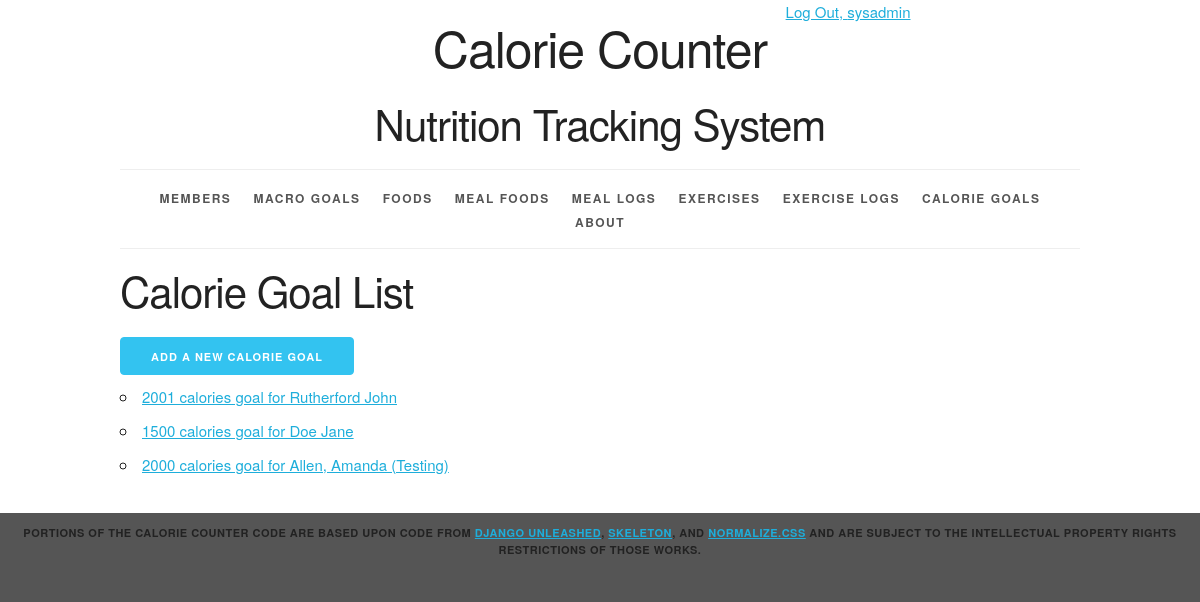
Page /caloriegoal/ (signed in) on the earlier database version.
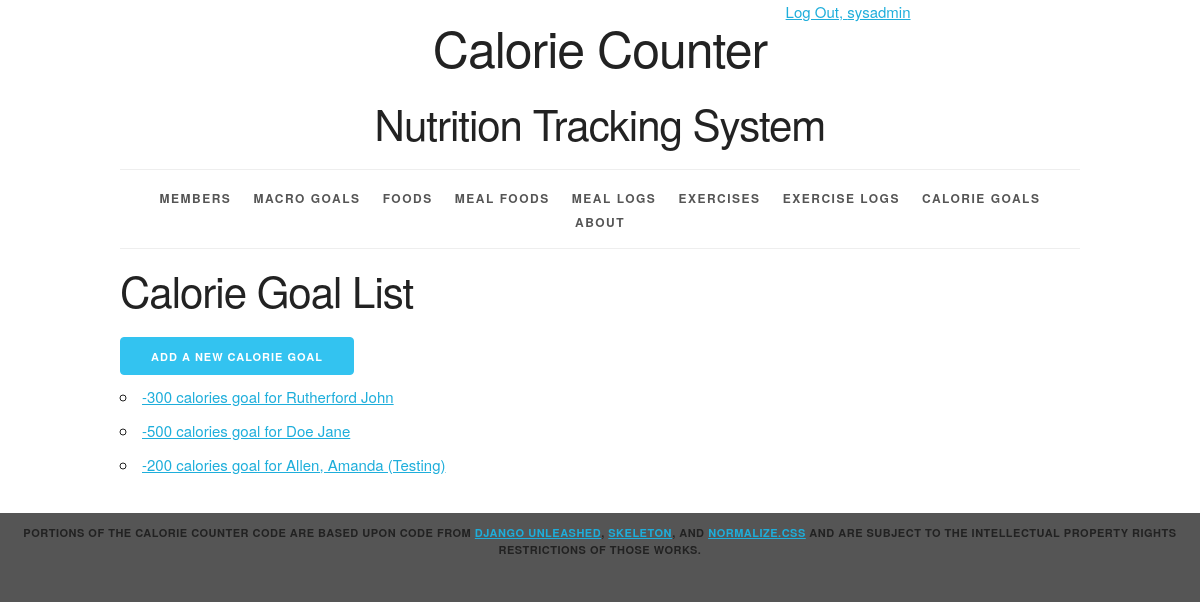
Same page on the later database version.
### calorie_counter/models.py (models this page shows, shortened)
class CalorieGoal(models.Model):
    id = models.AutoField(primary_key=True)
    member = models.ForeignKey('Member', related_name='calorie_goals', on_delete=models.CASCADE)
    target_calories = models.IntegerField()
    begin_date = models.DateField()
    end_date = models.DateField(null=True, blank=True)
    def get_absolute_url(self):
        return reverse('calorie_counter_calorie_goal_detail_urlpattern',
                       kwargs={'pk': self.pk}
                       )
    def __str__(self):
       return '%s calories goal for %s' % (self.target_calories, self.member)

class Member(models.Model):
    SEX_CHOICES = [
        ('M', 'Male'),
        ('F', 'Female'),
    ]
    id = models.AutoField(primary_key=True)
    first_name = models.CharField(max_length=50)
    last_name = models.CharField(max_length=50)
    e_mail = models.EmailField(max_length=254, unique=True)
    height = models.IntegerField(help_text="Height in inches")
    weight = models.IntegerField(help_text="Weight in pounds")
    age = models.IntegerField(help_text="Age in years")
    sex = models.CharField(help_text="Male = M, Female = F", max_length=1, choices=SEX_CHOICES)
    date_joined = models.DateField()
    disambiguator = models.CharField(max_length=45, blank=True, default='')
    def __str__(self):
        if self.disambiguator == '':
            result = '%s %s ' % (self.last_name, self.first_name)
        else:
            result = '%s, %s (%s)' % (self.last_name, self.first_name, self.disambiguator)
        return result
    class Meta:
        ordering = ['last_name', 'first_name', 'disambiguator']
        constraints = [
            models.UniqueConstraint(fields=['first_name', 'last_name', 'e_mail'], name='unique_member')
        ]

### calorie_counter/views.py (the view)
class CalorieGoalList(LoginRequiredMixin, PermissionRequiredMixin, ListView):
    model = CalorieGoal
    template_name = 'calorie_counter/calorie_goal_list.html'
    context_object_name = 'calorie_goal_list'
    permission_required = 'calorie_counter.view_calorie_goal'

### calorie_counter/templates/calorie_counter/calorie_goal_list.html (shortened to what this page needs)
{%  extends 'calorie_counter/base.html' %}
{%  block content %}
    <h2> Calorie Goal List </h2>
    <div>
        {%  if perms.calorie_counter.add_calorie_goal %}
        <a href="{% url 'calorie_counter_calorie_goal_create_urlpattern' %}"
      class="button button-primary"> Add a new calorie goal</a>
        {%  endif %}
    </div>
    <ul>
        {% for calorie_goal in calorie_goal_list %}
            <li>
                <a href="{{ calorie_goal.get_absolute_url }}"> {{ calorie_goal }} </a>
            </li>
        {%  empty   %}
            <li><em>There are currently no calorie goals.</em></li>
        {% endfor %}
    </ul>
{%  endblock %}

### calorie_counter/templates/calorie_counter/base.html (shortened to what this page needs)
{% load static %}
<!DOCTYPE html>
<html lang="en">
<head>
    <link rel="stylesheet" type="text/css"
          href="{% static 'calorie_counter/normalize.css' %}">
    <link rel="stylesheet" type="text/css"
          href="{% static 'calorie_counter/skeleton.css' %}">
    <link rel="stylesheet" type="text/css"
          href="{% static 'calorie_counter/style.css' %}">
</head>
<body>
<div class="container">
    <div class="status row">
            <div class="offset-by-eight four columns">
                <ul class="inline">
                    {% if user.is_authenticated %}
                        <li><a href="{% url 'logout_urlpattern' %}">
                            Log Out, {{ user.get_username }}</a></li>
                    {% else %}
                        <li><a href="{% url 'login_urlpattern' %}">
                            Log In</a></li>
                    {% endif %}
                </ul>
            </div>
        </div>
    <header class = "row">
        <div class = "offset-by-one ten columns">
            <h1 class = "top-title">Calorie Counter</h1>
            <h2>Nutrition Tracking System</h2>
        </div>
    </header>
    <nav>
        <ul>
            {%  if perms.calorie_counter.view_member %}
            <li>
                <a href="{% url 'calorie_counter_member_list_urlpattern' %}">
                    Members</a></li>
            {% endif %}
            {%  if perms.calorie_counter.view_daily_macro_goal %}
            <li>
                <a href="{% url 'calorie_counter_daily_macro_goal_list_urlpattern' %}">
                    Macro Goals</a></li>
            {% endif %}
            {%  if perms.calorie_counter.view_food %}
            <li>
                <a href="{% url 'calorie_counter_food_list_urlpattern' %}">
                    Foods</a></li>
            {% endif %}
            {%  if perms.calorie_counter.view_mealfood %}
            <li>
                <a href="{% url 'calorie_counter_meal_food_list_urlpattern' %}">
                    Meal Foods</a></li>
            {% endif %}
            {%  if perms.calorie_counter.view_meallog %}
            <li>
                <a href="{% url 'calorie_counter_meal_log_list_urlpattern' %}">
                    Meal Logs</a></li>
            {% endif %}
            {%  if perms.calorie_counter.view_exercise %}
            <li>
                <a href="{% url 'calorie_counter_exercise_list_urlpattern' %}">
                    Exercises</a></li>
            {% endif %}
            {%  if perms.calorie_counter.view_exerciselog %}
            <li>
                <a href="{% url 'calorie_counter_exercise_log_list_urlpattern' %}">
                    Exercise Logs</a></li>
            {% endif %}
            {%  if perms.calorie_counter.view_caloriegoal %}
            <li>
                <a href="{% url 'calorie_counter_calorie_goal_list_urlpattern' %}">
                    Calorie Goals</a></li>
            {% endif %}
            {%  if perms.calorie_counter.view_dailymacrogoal %}
            <li>
                <a href="{% url 'about_urlpattern' %}">
                    About</a></li>
            {% endif %}
        </ul>
    </nav>
    <main>
        {% block content %}{% endblock %}
    </main>
</div>
<footer>
       <p>Portions of the Calorie Counter code are based upon code from
        <a href="https://django-unleashed.com">Django Unleashed</a>,
        <a href="http://getskeleton.com/">Skeleton</a>, and
        <a href="https://necolas.github.io/normalize.css/">Normalize.css</a> and
        are subject to the intellectual property rights restrictions of those works.
    </p>
</footer>
</body>
</html>

### calorie_counter/static/calorie_counter/skeleton.css (style rules this page uses)
.container { position: relative; width: 100%; max-width: 960px; margin: 0 auto; padding: 0 20px; box-sizing: border-box; }
.column, .columns { width: 100%; float: left; box-sizing: border-box; }
@media (min-width: 400px) { .container { width: 85%; padding: 0; } }
@media (min-width: 550px) { .container { width: 80%; } }
@media (min-width: 550px) { .column, .columns { margin-left: 4%; } }
@media (min-width: 550px) { .column:first-child, .columns:first-child { margin-left: 0; } }
@media (min-width: 550px) { .four.columns { width: 30.6666666667%; } }
@media (min-width: 550px) { .ten.columns { width: 82.6666666667%; } }
@media (min-width: 550px) { .offset-by-one.column, .offset-by-one.columns { margin-left: 8.66666666667%; } }
@media (min-width: 550px) { .offset-by-eight.column, .offset-by-eight.columns { margin-left: 69.3333333333%; } }
html { font-size: 62.5%; }
body { font-size: 1.5em; line-height: 1.6; font-weight: 400; font-family: "Raleway", "HelveticaNeue", "Helvetica Neue", Helvetica, Arial, sans-serif; color: #222; }
h1, h2, h3, h4, h5, h6 { margin-top: 0; margin-bottom: 2rem; font-weight: 300; }
h1 { font-size: 4.0rem; line-height: 1.2; letter-spacing: -.1rem; }
h2 { font-size: 3.6rem; line-height: 1.25; letter-spacing: -.1rem; }
@media (min-width: 550px) { h1 { font-size: 5.0rem; } }
@media (min-width: 550px) { h2 { font-size: 4.2rem; } }
p { margin-top: 0; }
a { color: #1EAEDB; }
.button, button, input[type="submit"], input[type="reset"], input[type="button"] { display: inline-block; height: 38px; padding: 0 30px; color: #555; text-align: center; font-size: 11px; font-weight: 600; line-height: 38px; letter-spacing: .1rem; text-transform: uppercase; text-decoration: none; white-space: nowrap; background-color: transparent; border-radius: 4px; border: 1px solid #bbb; cursor: pointer; box-sizing: border-box; }
.button.button-primary, button.button-primary, input[type="submit"].button-primary, input[type="reset"].button-primary, input[type="button"].button-primary { color: #FFF; background-color: #33C3F0; border-color: #33C3F0; }
ul { list-style: circle inside; }
ol, ul { padding-left: 0; margin-top: 0; }
li { margin-bottom: 1rem; }
button, .button { margin-bottom: 1rem; }
pre, blockquote, dl, figure, table, p, ul, ol, form { margin-bottom: 2.5rem; }
.container:after, .row:after, .u-cf { content: ""; display: table; clear: both; }

### calorie_counter/static/calorie_counter/style.css (style rules this page uses)
html { height: 100%; background-color: #555; }
body { background-color: white; }
body>div>header { text-align: center;; }
header h1 { display: inline-block; font-weight: normal; font-style: normal; width: 100%; margin-top: 0; padding-top: 0; }
nav { border-top: 1px solid #eee; width: 100%; border-bottom: 1px solid #eee; margin: 0 0 1em; padding: 0; }
nav ul { margin: 0; padding: 1em 0; list-style-type: none; text-align: center; }
nav ul li { display: inline; padding: 0; margin: 0 0.25em; font-weight: 600; text-transform: uppercase; text-align: center; font-size: 1rem; letter-spacing: .10rem; }
@media (min-width: 400px) { nav ul li { letter-spacing: .15rem; font-size: 1.2rem; margin: 0 0.5em; } }
@media (min-width: 550px) { nav ul li { margin: 0 0.75em; } }
nav ul li a { color: #555; text-decoration: none; background-color: transparent; cursor: pointer; }
.inline { list-style-type: none; padding: 0; margin: 0 0 -0.5em; }
.inline li { display: inline; }
body>footer { width: 100%; background-color: #555; font-size: 1.1rem; letter-spacing: .05rem; font-weight: 600; text-transform: uppercase; text-align: center; padding: 1em 0; margin: 1em 0; }
body>footer p { margin-bottom: 0.5rem; }

Differences in the rows shown:
changed CalorieGoal: target_calories+member "2001 calories goal for Rutherford John" → "-300 calories goal for Rutherford John"
changed CalorieGoal: target_calories+member "1500 calories goal for Doe Jane" → "-500 calories goal for Doe Jane"
changed CalorieGoal: target_calories+member "2000 calories goal for Allen, Amanda (Testing)" → "-200 calories goal for Allen, Amanda (Testing)"
